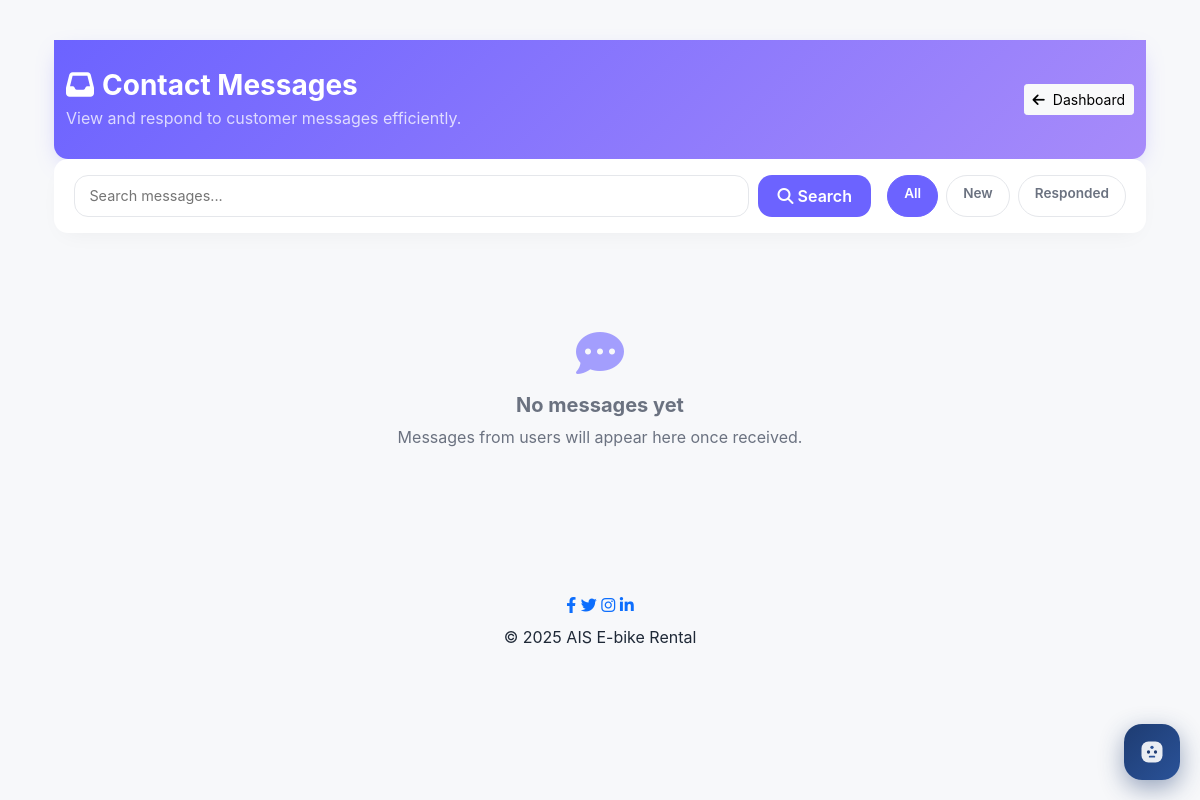
Page /admin-dashboard/feedback/ (signed in) on the earlier database version.
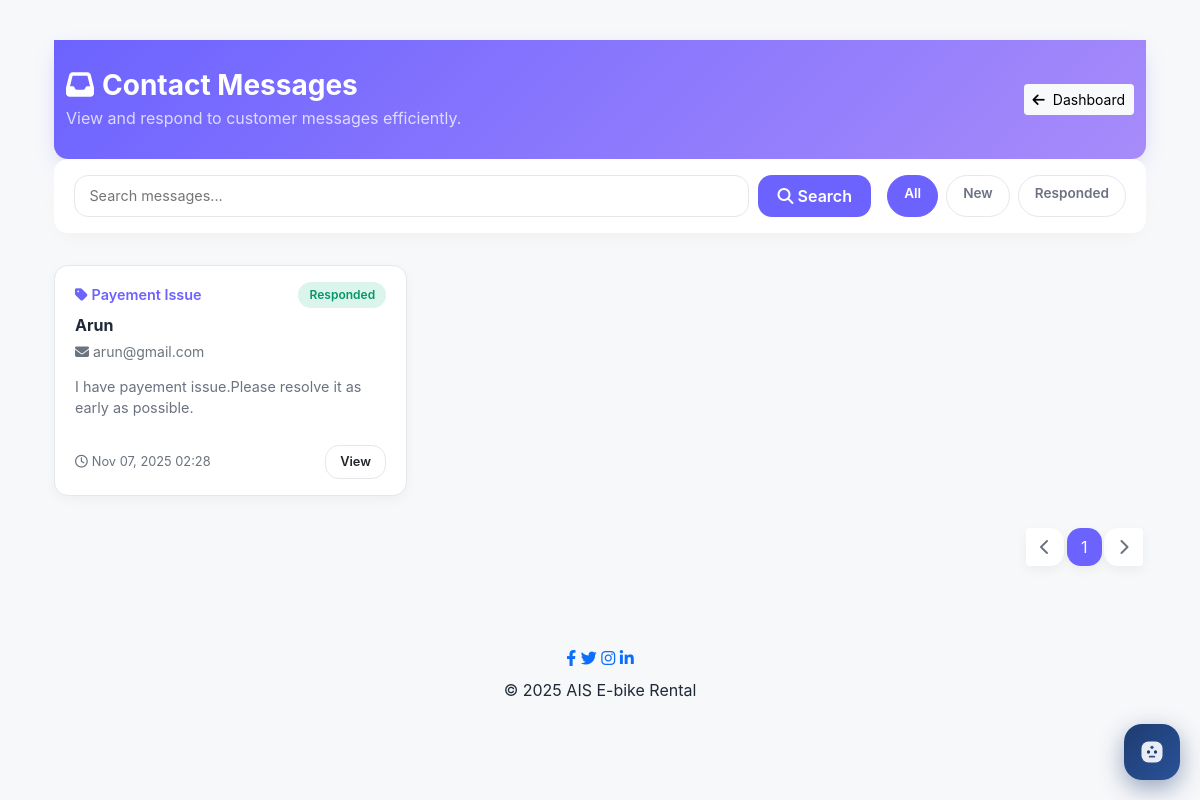
Same page on the later database version.
### core/models.py (models this page shows, shortened)
class ContactMessage(models.Model):
    name = models.CharField(max_length=120)
    email = models.EmailField()
    subject = models.CharField(max_length=200)
    message = models.TextField()
    created_at = models.DateTimeField(auto_now_add=True)
    responded = models.BooleanField(default=False)
    class Meta:
        ordering = ['-created_at']

### admin_dashboard/views.py (the view)
# urls.py: path('feedback/', views.feedback_list, name='admin_feedback_list'),
@user_passes_test(is_admin)
def feedback_list(request):
    status = request.GET.get('status', 'all')  # all, new, responded
    q = request.GET.get('q', '').strip()
    page = request.GET.get('page', 1)
    qs = ContactMessage.objects.all()
    if status == 'new':
        qs = qs.filter(responded=False)
    elif status == 'responded':
        qs = qs.filter(responded=True)
    if q:
        qs = qs.filter(
            Q(name__icontains=q) | Q(email__icontains=q) | Q(subject__icontains=q) | Q(message__icontains=q)
        )
    paginator = Paginator(qs, 20)
    page_obj = paginator.get_page(page)
    context = {
        'messages_qs': page_obj.object_list,
        'page_obj': page_obj,
        'current_status': status,
        'q': q,
    }
    return render(request, 'admin_dashboard/feedback_list.html', context)

### admin_dashboard/views.py (called while the page is built)
def is_admin(user):
    return user.is_authenticated and user.is_staff

### core/context_processors.py (called while the page is built)
def unread_notification_count(request):
    try:
        Notification = apps.get_model('core', 'Notification')
        public_count = Notification.objects.filter(is_public=True).count()
        if request.user.is_authenticated:
            user_count = Notification.objects.filter(recipient=request.user, is_read=False).count()
            count = public_count + user_count
        else:
            count = public_count
    except Exception:
        count = 0
    return {'unread_notification_count': count}

def availability_sync_info(request):
    try:
        last_sync = cache.get("bike_availability_last_sync_date")
    except Exception:
        last_sync = None
    return {"availability_last_sync_date": last_sync}

### templates/admin_dashboard/feedback_list.html (shortened to what this page needs)
{% extends 'core/base.html' %}
{% block content %}
<div class="container-xxl py-3">
  <section class="admin-header mb-4">
    <div class="container-xxl d-flex justify-content-between align-items-center">
      <div>
        <h1><i class="fas fa-inbox me-2"></i>Contact Messages</h1>
        <p class="mb-0 opacity-75">View and respond to customer messages efficiently.</p>
      </div>
      <a href="{% url 'admin_dashboard' %}" class="btn btn-light btn-sm fw-semibold">
        <i class="fas fa-arrow-left me-1"></i> Dashboard
      </a>
    </div>
  </section>
  <div class="filters-bar">
    <form method="get" action="">
      <input type="text" name="q" placeholder="Search messages..." value="{{ q }}">
      <button type="submit"><i class="fas fa-search me-1"></i>Search</button>
    </form>
    <div class="status-tabs d-flex gap-2">
      <a href="?status=all{% if q %}&q={{ q }}{% endif %}" class="{% if current_status == 'all' %}active{% endif %}">All</a>
      <a href="?status=new{% if q %}&q={{ q }}{% endif %}" class="{% if current_status == 'new' %}active{% endif %}">New</a>
      <a href="?status=responded{% if q %}&q={{ q }}{% endif %}" class="{% if current_status == 'responded' %}active{% endif %}">Responded</a>
    </div>
  </div>
  <div class="row g-3 mt-3">
    {% for m in messages_qs %}
    <div class="col-12 col-md-6 col-xl-4">
      <div class="message-card">
        <div class="message-header">
          <div class="subject"><i class="fas fa-tag me-1"></i>{{ m.subject }}</div>
          {% if m.responded %}
          <div class="status-pill status-responded">Responded</div>
          {% else %}
          <div class="status-pill status-new">New</div>
          {% endif %}
        </div>
        <div class="mt-2">
          <h6 class="fw-bold mb-1">{{ m.name }}</h6>
          <a href="mailto:{{ m.email }}" class="text-muted small text-decoration-none">
            <i class="fas fa-envelope me-1"></i>{{ m.email }}
          </a>
        </div>
        <p class="message-body">{{ m.message }}</p>
        <div class="message-actions">
          <span class="meta"><i class="far fa-clock me-1"></i>{{ m.created_at|date:"M d, Y H:i" }}</span>
          <div class="d-flex gap-2">
            <a href="{% url 'admin_feedback_detail' m.pk %}" class="btn btn-sm">View</a>
          </div>
        </div>
      </div>
    </div>
    {% empty %}
    <div class="col-12">
      <div class="empty-state">
        <i class="fas fa-comment-dots fa-3x"></i>
        <h5 class="fw-bold mt-2">No messages yet</h5>
        <p>Messages from users will appear here once received.</p>
      </div>
    </div>
    {% endfor %}
  </div>
  {% if page_obj %}
  <nav class="pagination-modern d-flex justify-content-end">
    <ul class="pagination">
      <li class="page-item {% if not page_obj.has_previous %}disabled{% endif %}">
        <a class="page-link" href="{% if page_obj.has_previous %}?status={{ current_status }}&q={{ q }}&page={{ page_obj.previous_page_number }}{% else %}#{% endif %}">
          <i class="fas fa-chevron-left"></i>
        </a>
      </li>
      {% for num in page_obj.paginator.page_range %}
      <li class="page-item {% if page_obj.number == num %}active{% endif %}">
        <a class="page-link" href="?status={{ current_status }}&q={{ q }}&page={{ num }}">{{ num }}</a>
      </li>
      {% endfor %}
      <li class="page-item {% if not page_obj.has_next %}disabled{% endif %}">
        <a class="page-link" href="{% if page_obj.has_next %}?status={{ current_status }}&q={{ q }}&page={{ page_obj.next_page_number }}{% else %}#{% endif %}">
          <i class="fas fa-chevron-right"></i>
        </a>
      </li>
    </ul>
  </nav>
  {% endif %}
</div>
{% endblock %}

### templates/core/base.html (shortened to what this page needs)
{% load static %}
<!DOCTYPE html>
<html lang="en">
<head>
  <link href="https://cdn.jsdelivr.net/npm/bootstrap@5.1.3/dist/css/bootstrap.min.css" rel="stylesheet">
  <link href="https://cdnjs.cloudflare.com/ajax/libs/font-awesome/6.4.0/css/all.min.css" rel="stylesheet">
  <link href="https://cdn.jsdelivr.net/npm/bootstrap-icons@1.10.5/font/bootstrap-icons.css" rel="stylesheet">
  <link rel="stylesheet" href="{% static 'css/dashboard.css' %}">
</head>
  <body>
  <div class="container mt-4">
    {% block content %}{% endblock %}
  </div>
  <footer class="text-center mt-5">
    <div class="container">
      <div class="mb-2">
        <a href="#" class="footer-icon"><i class="fab fa-facebook-f"></i></a>
        <a href="#" class="footer-icon"><i class="fab fa-twitter"></i></a>
        <a href="#" class="footer-icon"><i class="fab fa-instagram"></i></a>
        <a href="#" class="footer-icon"><i class="fab fa-linkedin-in"></i></a>
      </div>
      <p class="mb-0">&copy; 2025 AIS E-bike Rental</p>
    </div>
  </footer>
  {% include 'core/_chat_widget.html' %}
</body>
</html>

### templates/core/_chat_widget.html (shortened to what this page needs)
<div id="ais-chat-widget" class="ais-chat-widget">
    <div id="chat-toggle" class="chat-toggle-btn">
    </div>
</div>

### templates/admin_dashboard/feedback_list.html (style rules this page uses)
:root { --primary: #6c63ff; --primary-hover: #5a52e0; --bg: #f7f8fa; --text-dark: #1f2937; --text-muted: #6b7280; --card-bg: #ffffff; --border: #e5e7eb; --radius: 14px; }
body { background: var(--bg); font-family: "Inter", sans-serif; color: var(--text-dark); }
.admin-header { background: linear-gradient(135deg, var(--primary), #a78bfa); color: #fff; padding: 1.8rem 0; border-radius: 0 0 var(--radius) var(--radius); box-shadow: 0 8px 24px -8px rgba(108, 99, 255, 0.4); }
.admin-header h1 { font-size: 1.75rem; font-weight: 700; margin-bottom: .25rem; }
.filters-bar { background: var(--card-bg); border-radius: var(--radius); padding: 1rem 1.25rem; box-shadow: 0 8px 24px -10px rgba(0,0,0,0.06); margin-top: -1.5rem; display: flex; flex-wrap: wrap; justify-content: space-between; gap: 1rem; }
.filters-bar form { display: flex; flex-wrap: wrap; align-items: center; gap: .6rem; flex: 1; }
.filters-bar input { flex: 1; border: 1px solid var(--border); border-radius: var(--radius); padding: .55rem .9rem; font-size: .9rem; }
.filters-bar button { background: var(--primary); color: #fff; border: none; border-radius: var(--radius); padding: .55rem 1.2rem; font-weight: 600; transition: 0.2s; }
.status-tabs a { border: 1px solid var(--border); padding: .45rem 1rem; border-radius: 999px; font-size: .85rem; font-weight: 600; text-decoration: none; color: var(--text-muted); transition: 0.2s; }
.status-tabs a.active, .status-tabs a:hover { background: var(--primary); color: #fff; border-color: var(--primary); }
.message-card { background: var(--card-bg); border-radius: var(--radius); border: 1px solid var(--border); box-shadow: 0 4px 12px rgba(0,0,0,0.04); padding: 1rem 1.25rem; transition: transform 0.2s ease, box-shadow 0.2s ease; display: flex; flex-direction: column; height: 100%; }
.message-header { display: flex; justify-content: space-between; align-items: center; }
.subject { font-weight: 600; color: var(--primary); font-size: .9rem; }
.status-pill { font-size: .75rem; font-weight: 600; border-radius: 999px; padding: .25rem .7rem; }
.status-responded { background: rgba(16,185,129,0.15); color: #059669; }
.message-body { color: var(--text-muted); font-size: .9rem; margin: .8rem 0; line-height: 1.5; flex: 1; display: -webkit-box; -webkit-line-clamp: 3; -webkit-box-orient: vertical; overflow: hidden; }
.meta { font-size: .8rem; color: var(--text-muted); }
.message-actions { display: flex; justify-content: space-between; align-items: center; gap: .6rem; margin-top: .8rem; }
.message-actions .btn { font-size: .8rem; border-radius: var(--radius); padding: .4rem .9rem; font-weight: 600; border: 1px solid var(--border); background: transparent; transition: 0.2s; }
.pagination-modern { margin-top: 2rem; }
.pagination-modern .page-link { border: none; background: var(--card-bg); box-shadow: 0 4px 12px rgba(0,0,0,0.05); border-radius: var(--radius); margin: 0 .2rem; padding: .45rem .9rem; color: var(--text-muted); transition: 0.2s; }
.pagination-modern .page-item.active .page-link { background: var(--primary); color: #fff; }

### templates/core/_chat_widget.html (style rules this page uses)
.ais-chat-widget { position: fixed; bottom: 20px; right: 20px; z-index: 99999; font-family: "Inter", sans-serif; }
.chat-toggle-btn { width: 56px; height: 56px; border-radius: 18px; background: linear-gradient(135deg, #1e3c72, #2a5298); box-shadow: 0 8px 25px rgba(30, 60, 114, 0.45); display: flex; justify-content: center; align-items: center; cursor: pointer; transition: 0.25s ease; }

Differences in the rows shown:
added ContactMessage: subject "Payement Issue", responded "Responded", name "Arun", email "arun@gmail.com", message "I have payement issue.Please resolve it as early as possible.", created_at "Nov 07, 2025 02:28"
Other differences:
new list line: "1"
text no longer shown: "No messages yet Messages from users will appear here once received."
